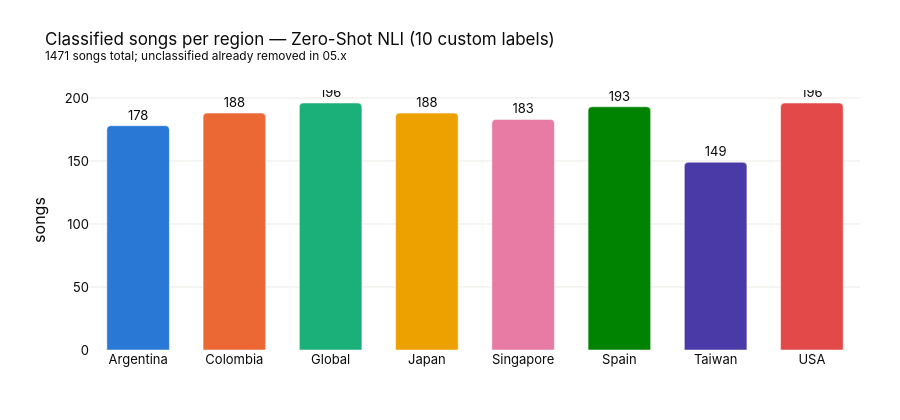

This figure's notebook cell:
### Markdown cell above
### 1. Coverage and confidence

Only songs with no scoreable lyrics were dropped upstream in the 05.x join, and
both forks drop the same ~107 of them — so **this fork and its sibling are
charting the identical song set**, and per-region counts are directly
comparable between the two notebooks.

Low-confidence songs are *kept*, flagged rather than dropped. The flag uses the
same 0.30 bar in both forks, but because the two models are calibrated
differently the flagged *share* will not match — that difference is a real
property of the classifiers, which is exactly why it's shown here instead of
being silently absorbed into the row count.

### Code cell
region_counts = df["region"].value_counts().reindex(regions)

fig = go.Figure(go.Bar(
    x=region_counts.index,
    y=region_counts.values,
    marker=dict(color=[REGION_COLOR[r] for r in region_counts.index],
                cornerradius=4),
    text=region_counts.values,
    textposition="outside",
    hovertemplate="<b>%{x}</b><br>%{y} songs<extra></extra>",
    showlegend=False,
))
fig.update_layout(
    title=f"Classified songs per region — {LABEL}<br>"
          f"<sup>{len(df)} songs total; unclassified already removed in 05.x</sup>",
    yaxis_title="songs", xaxis_title=None, bargap=0.35,
    height=420, width=900, **LAYOUT,
)
fig.update_yaxes(gridcolor="#eceae5", zeroline=False)
fig.update_xaxes(showgrid=False)
fig.show()

# Confidence is carried as data, so report it rather than let it hide in the counts.
conf = (
    df.groupby("region")
      .agg(songs=("spotify_uri", "size"),
           median_dominant_score=("dominant_score", "median"),
           pct_low_confidence=("low_confidence", lambda s: s.mean() * 100))
      .reindex(regions)
)
print(f"Overall low_confidence share: {df['low_confidence'].mean():.1%} "
      f"(bar = 0.30, shared with the other fork)")
display(conf.round(2))

### Figure 1 — Plotly figure (JSON) as saved in the notebook; plotly's stock layout.template omitted (floating-point values rounded to 4 significant figures)
{"data": [{"hovertemplate": "<b>%{x}</b><br>%{y} songs<extra></extra>", "marker": {"color": ["#2a78d6", "#eb6834", "#1baf7a", "#eda100", "#e87ba4", "#008300", "#4a3aa7", "#e34948"], "cornerradius": 4}, "showlegend": false, "text": [178.0, 188.0, 196.0, 188.0, 183.0, 193.0, 149.0, 196.0], "textposition": "outside", "type": "bar", "x": ["Argentina", "Colombia", "Global", "Japan", "Singapore", "Spain", "Taiwan", "USA"], "y": [178, 188, 196, 188, 183, 193, 149, 196]}], "layout": {"bargap": 0.35, "font": {"color": "#0b0b0b", "family": "Inter, -apple-system, Helvetica, sans-serif", "size": 13}, "height": 420, "margin": {"b": 70, "l": 90, "r": 40, "t": 90}, "title": {"font": {"size": 17}, "text": "Classified songs per region — Zero-Shot NLI (10 custom labels)<br><sup>1471 songs total; unclassified already removed in 05.x</sup>"}, "width": 900, "xaxis": {"showgrid": false, "title": {}}, "yaxis": {"gridcolor": "#eceae5", "title": {"text": "songs"}, "zeroline": false}}}
